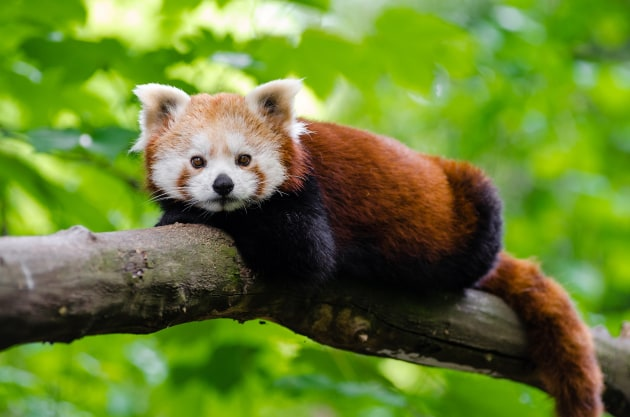
#> input picture cw8/img.jpg, 630 x 417 px
$ python zad6.py
#> lines starting #> are read from the running program, lines starting #| are printed output that depends on the picture; after the words box and inside, x2 and y2 are one past the last pixel; in counts of white or black regions, pixels touching at a corner belong together
import cv2
import numpy as np

# Wczytanie obrazu
image = cv2.imread('img.jpg')
#> image is the input picture: shape (417, 630, 3); mean B, G, R 47.9, 127.1, 103.7

# 6. Kopiowanie i wklejanie fragmentu obrazu
fragment = image[0:100, 0:100]
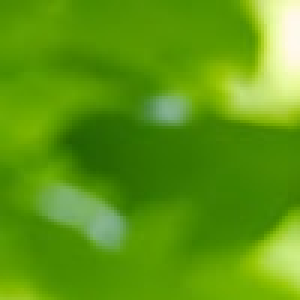
#> fragment: shape (100, 100, 3) (shown 3 times larger); mean B, G, R 17.4, 153.6, 93.7
copy_image = image.copy()
copy_image[100:200, 100:200] = fragment
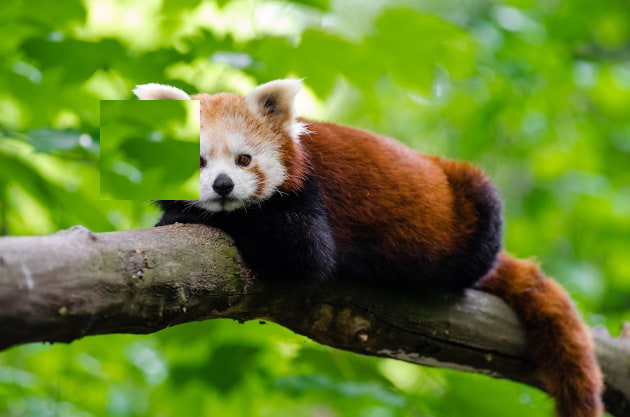
#> copy_image: shape (417, 630, 3); 3.81% of pixels changed, all inside (x1, y1, x2, y2) = (100, 100, 200, 200)
cv2.imshow("Z wklejonym fragmentem", copy_image)
cv2.waitKey(0)
